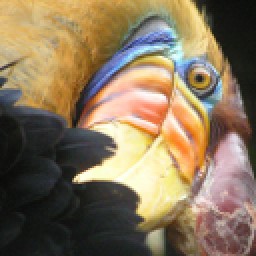
#> input picture data_sets/bird_small.png, 128 x 128 px (shown 2 times larger)
$ jupyter execute --allow-errors '7.1 Principal component analysis.ipynb'
#> lines starting #> are read from the running program, lines starting #| are printed output that depends on the picture; long printed decimals are rounded
[cell 1]
import numpy as np
import matplotlib.pyplot as plt
import scipy.io as scio

Data = scio.loadmat('data_sets/ex7data1.mat')
#> (reads data_sets/ex7data1.mat from the repository)
print(Data)
X = Data['X']
print(X.shape)

[cell 2]
plt.figure(figsize = (8, 5))
plt.scatter(X[:, 0], X[:, 1], marker = 'o', c = 'white', linewidths = 1, edgecolor = 'blue')
plt.show()
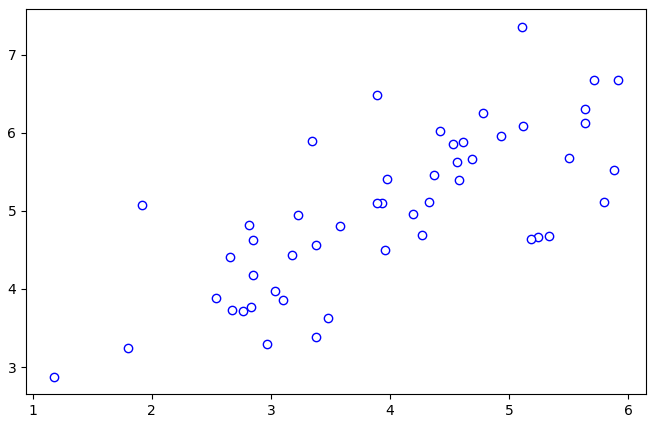
#> figure drawn by matplotlib, 1 panel

[cell 3]
'''
Implementing PCA
PCA consists of two computational steps:
First, you compute the covariance matrix of the data.
Then, you use SVD function to compute the eigenvectors.
'''


def feature_normalize(X):
    means = X.mean(axis = 0)
    stds = X.std(axis = 0, ddof = 1) # 无偏的标准差，自由度为n-1
    X_norm = (X - means) / stds
    return means, stds, X_norm

def pca(X):
    '''
    First, compute the covariance matrix of the data.
    Then, use SVD function to compute the principal components
    U: the principal components
    S: a diagonal matrix
    '''
    cov_mat = X.T @ X / X.shape[0]
    U, S, V = np.linalg.svd(cov_mat)
    return U, S, V

[cell 4]
means, stds, X_norm = feature_normalize(X)
U, S, V = pca(X_norm)
print('U:\n', U)
print('\nS:\n', S)

[cell 5]
plt.figure(figsize = (7, 5))
plt.scatter(X[:, 0], X[:, 1], marker = 'o', c = 'white', linewidths = 1, edgecolor = 'blue')
plt.plot([means[0], means[0] + U[0, 0] * S[0]],
         [means[1], means[1] + U[1, 0] * S[0]], c = 'black')
plt.plot([means[0], means[0] + U[0, 1] * S[1]],
         [means[1], means[1] + U[1, 1] * S[1]], c = 'black')

plt.axis('equal') # make the new axis keep vertical
plt.show()
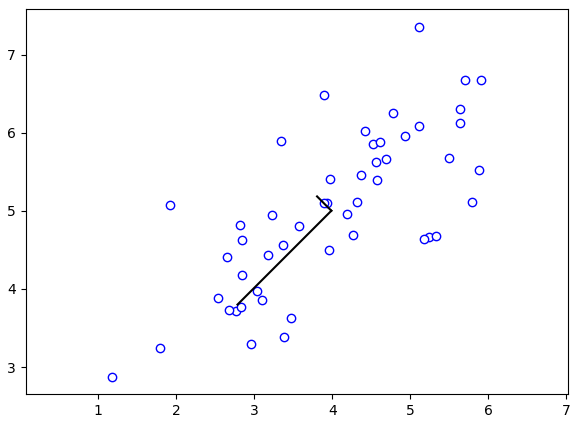
#> figure drawn by matplotlib, 1 panel

[cell 6]
'''
Dimensionality Reduction with PCA
'''
def project_data(X, U, K):
    U_reduce = U[:, :K]
    Z = X @ U_reduce
    return Z

Z = project_data(X_norm, U, K = 1)
print(Z[0])

[cell 7]
def recover_data(Z, U, K):
    U_reduce = U[:, :K]
    X_rec = Z @ U_reduce.T
    return X_rec

X_rec = recover_data(Z, U, K = 1)
print(X_rec[0])

[cell 8]
'''
Visualizing the projections
'''
plt.figure(figsize = (7, 5))
plt.axis('equal')
plt.scatter(X_norm[:, 0], X_norm[:, 1], marker = 'o', facecolors = 'none', edgecolors = 'b')
plt.scatter(X_rec[:, 0], X_rec[:, 1], marker = 'o', facecolors = 'none', edgecolors = 'r')
for i in range(len(X_norm)):
    plt.plot([X_norm[i, 0], X_rec[i, 0]],
             [X_norm[i, 1], X_rec[i, 1]], 'k--')
plt.title('The normalized and projected data after PCA')
plt.show()
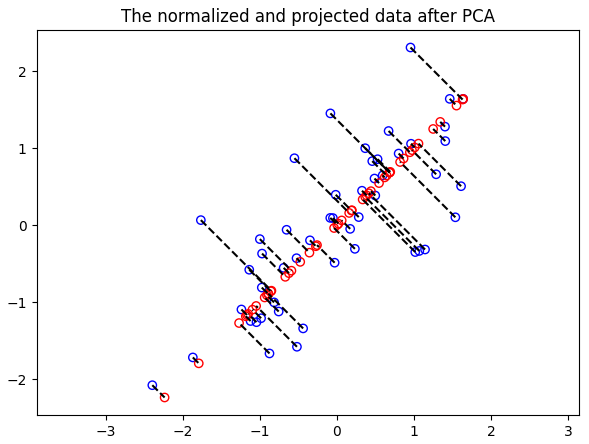
#> figure drawn by matplotlib, 1 panel

[cell 9]
def retained_variance(S, K):
    rv = np.sum(S[:K]) / np.sum(S)
    return rv

print('{:.2f}%'.format(retained_variance(S, K = 1) * 100))

[cell 10]
'''
Face Image Dataset
'''
#> (the rest of this cell did not finish here and is left out)

[cell 11]
def display_data(X):
    plt.figure()
    n = np.round(np.sqrt(X.shape[0])).astype(int)
    # define a n times n subplot
    fig, a = plt.subplots(nrows = n, ncols = n, sharex = True, sharey = True, figsize = (6, 6))
    # plot one face image in each subplot
    for row in range(n):
        for col in range(n):
            a[row, col].imshow(X[n * row + col].reshape(32, 32).T, cmap = 'gray')
    plt.xticks([])
    plt.yticks([])
    plt.show()

#> (the rest of this cell did not finish here and is left out)

[cell 12]
'''
PCA on Faces
'''
#> (the rest of this cell did not finish here and is left out)

[cell 13]
'''
Dimensionality Reduction
'''
#> (the rest of this cell did not finish here and is left out)

#> (a cell that did not finish here is left out)

[cell 15]
'''
Optional exercise: PCA for visualization
'''
from skimage import io
import mpl_toolkits.mplot3d as Axes3D

A = io.imread('data_sets/bird_small.png')
#> A is the input picture: shape (128, 128, 3); mean R, G, B 135.4, 117.4, 91.3
print(A[0][0])
#| [219 180 103]
A = A / 255
print(A[0][0])
#| [0.8588 0.7059 0.4039]

[cell 16]
def find_closest_centroids(x, centroid):
    '''
    This function takes the data matrix X and the locations of
    all centroids inside centroids and should output a one-dimensional
    array idx that holds the index (a  value  in{1,...,K},
    where K is total number of centroids) of the closest centroid to
    every training example.
    '''
    m = x.shape[0]
    k = centroid.shape[0]
    idx = np.zeros(m, dtype = 'int')
    distance = np.full(k, np.inf)
    for i in range(m):
        distance = np.sum(np.power(x[i] - centroid, 2), axis = 1)
        idx[i] = np.argmin(distance) + 1
    return idx

def compute_centroids(x, idx, K):
    mu = np.zeros((K, x.shape[1]))
    for i in range(1, K + 1):
        mu[i - 1] = x[idx == i].mean(axis = 0)
    return mu

def run_kmeans(x, K, centroids, iterations):
    for iter in range(iterations):
        idx = find_closest_centroids(x, centroids)
        centroids = compute_centroids(x, idx, K)
    return centroids, idx

def kmeans_init_centroids(x, K):
#> called with x = array of shape (16384, 3), K = 16
    randidx = np.random.choice(x.shape[0], K) # randomly choose the training index
    centroids = x[randidx]
#> centroids = 16 rows, first 8: [0.682, 0.482, 0.204], [0.984, 0.992, 0.796], [0.839, 0.788, 0.824], [0.525, 0.6, 0.875], [0.286, 0.259, 0.216], [0.098, 0.106, 0.0745], [0.212, 0.224, 0.208], [0.565, 0.408, 0.388]
    return centroids

[cell 17]
x_pixel = A.reshape(-1, 3)
K = 16
max_iters = 10
initial_centroids = kmeans_init_centroids(x_pixel, K = 16)
#> initial_centroids has the same summary as centroids in kmeans_init_centroids
centroids, idx = run_kmeans(x_pixel, K, initial_centroids, max_iters)
#> centroids = 16 rows, first 8: [0.766, 0.548, 0.254], [0.975, 0.943, 0.813], [0.784, 0.742, 0.747], [0.466, 0.564, 0.754], [0.373, 0.356, 0.386], [0.115, 0.125, 0.115], [0.331, 0.269, 0.233], [0.557, 0.465, 0.409]; idx = 16384 values, max 16 at index 96, min 1 at index 48, mean 8.72

[cell 18]
sel = np.random.randint(x_pixel.shape[0], size = 1000) # randomly choose 1000 indices of x_pixel
cm = plt.cm.get_cmap('Accent') # setup colors

# plot the original data in 3D
fig = plt.figure(figsize = (8, 6))
ax = fig.add_subplot(1, 1, 1, projection = '3d')
ax.scatter(x_pixel[sel, 0], x_pixel[sel, 1], x_pixel[sel, 2], c = (idx[sel] - 1), cmap = cm, s = 2)
plt.title('Original data in 3D')
plt.show()
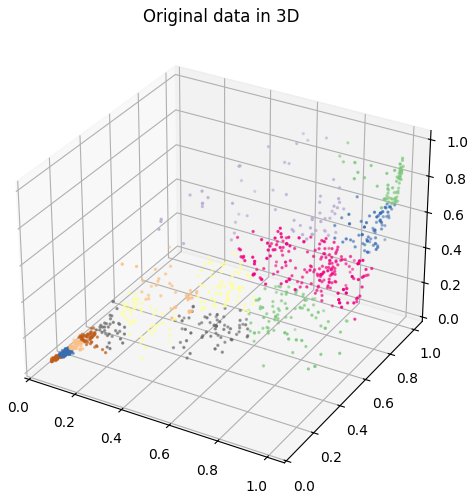
#> figure drawn by matplotlib, 1 panel

[cell 19]
# tackle data with pca
means_pixel, stds_pixel, x_pixel_norm = feature_normalize(x_pixel)
#> means_pixel = [0.531, 0.46, 0.358]; stds_pixel = [0.329, 0.283, 0.241]
U_pixel, S_pixel, V_pixel = pca(x_pixel_norm)
#> U_pixel = [[-0.575, 0.601, 0.555], [-0.599, 0.153, -0.786], [-0.557, -0.785, 0.271]]; S_pixel = [2.74, 0.24, 0.0197]; V_pixel = [[-0.575, -0.599, -0.557], [0.601, 0.153, -0.785], [0.555, -0.786, 0.271]]
Z_pixel = project_data(x_pixel_norm, U_pixel, K = 2)
#> Z_pixel = 16384 pairs, first value -3.41 to 2.5, second value -2 to 1.8

[cell 20]
# plot the compressed data in 2D
plt.figure(figsize = (8, 6))
plt.scatter(Z_pixel[sel, 0], Z_pixel[sel, 1], c = (idx[sel] - 1), cmap = cm, s = 2)
plt.title('2D visualization produced using PCA')
plt.show()
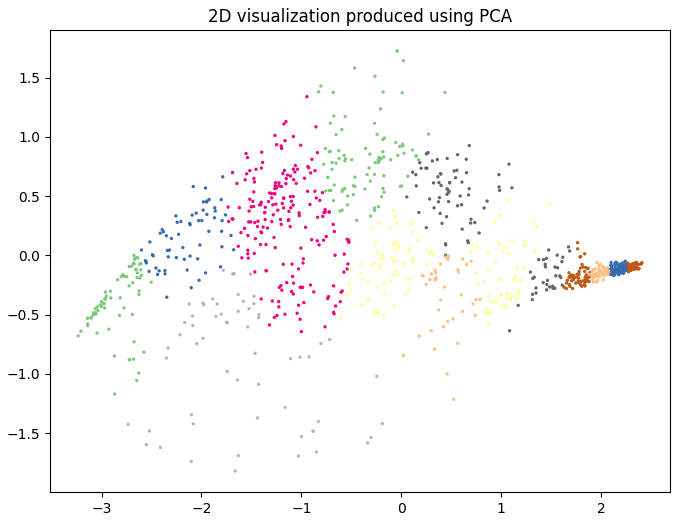
#> figure drawn by matplotlib, 1 panel

[cell 21]
print('{:.2f}%'.format(retained_variance(S_pixel, K = 2) * 100))
#| 99.34%
